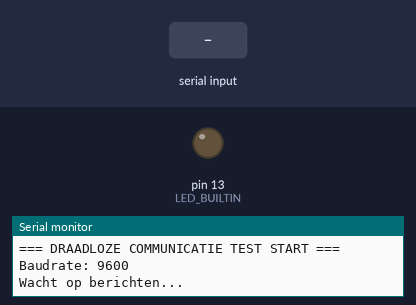
Recording of a sketch running on a simulated Arduino Uno, built with avr-gcc and run on an emulated ATmega328P. Shown: output pins drawn as LEDs (lit = HIGH), the last lines printed to the serial monitor. Inputs (shaded band) come from the test bench.

Above: at 2.2 s.
2.3 s: "PING\n" received over Serial
At 2.4 s:
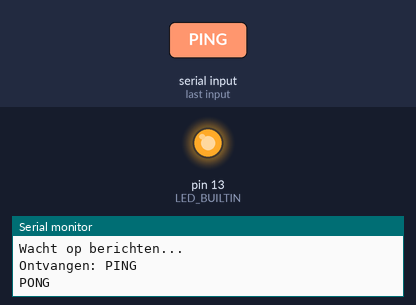
4.0 s: "1\n" received over Serial
Timing chart, 0 to 7.0 s (numbered marks = the images above; inputs shaded):
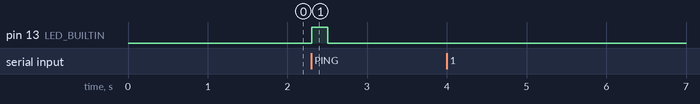

The sketch:

Draadloze_communicatie.ino
```cpp
/*
  Draadloze communicatie test
  - Toont aan dat draadloos zenden en ontvangen werkt
  - Controleert dat communicatieparameters juist zijn
  Geschikt voor HC-05, HC-06, XBee, of andere seriële draadloze modules
*/

const long BAUDRATE = 9600;   // Baudrate moet overeenkomen met de zender/ontvanger
unsigned long vorigeTijd = 0;
const unsigned long zendInterval = 3000; // elke 3 seconden zenden
int teller = 0;

void setup() {
  Serial.begin(BAUDRATE);
  delay(1000);

  Serial.println("=== DRAADLOZE COMMUNICATIE TEST START ===");
  Serial.print("Baudrate: ");
  Serial.println(BAUDRATE);
  Serial.println("Wacht op berichten...");

  // Indien LED op pin 13 aanwezig is, gebruiken we die als activiteitindicator
  pinMode(LED_BUILTIN, OUTPUT);
}

void loop() {
  // 1️⃣ Ontvangen: als er data binnenkomt, lezen we het
  if (Serial.available() > 0) {
    String ontvangen = Serial.readStringUntil('\n');
    ontvangen.trim(); // verwijder witruimte en line endings

    if (ontvangen.length() > 0) {
      Serial.print("Ontvangen: ");
      Serial.println(ontvangen);

      // 2️⃣ Antwoord geven op een PING-bericht
      if (ontvangen.equalsIgnoreCase("PING")) {
        Serial.println("PONG");
        digitalWrite(LED_BUILTIN, HIGH);
        delay(200);
        digitalWrite(LED_BUILTIN, LOW);
      }
    }
  }

  // 3️⃣ Zenden: stuur periodiek een testbericht
  unsigned long huidigeTijd = millis();
  if (huidigeTijd - vorigeTijd >= zendInterval) {
    vorigeTijd = huidigeTijd;
    teller++;
    Serial.print("Testbericht #");
    Serial.println(teller);
  }
}
```

Measured:
- after the input at 2.3 s, pin 13 (LED_BUILTIN): LOW → HIGH at once, → LOW 0.20 s later
